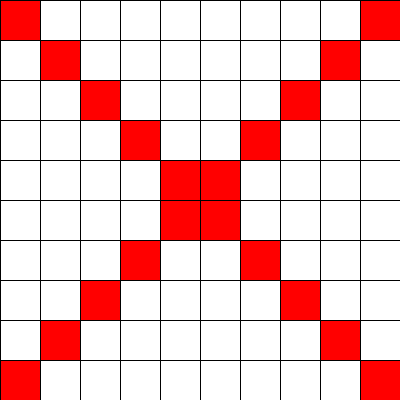
Frame 1 (no input)
Frame 60 (the mouse pressed at the canvas centre just before this capture): identical to frame 1, image omitted
Frame 120 (the mouse held since frame 60 and released just before this capture): identical to frame 1, image omitted

The Processing sketch that drew this single still picture (run headless with seeded random() and noise(); from frame 60 on, the mouse is pressed at the canvas centre):

// Processing sketch: grilla_simple_cruz
// ── grilla_simple_cruz.pde
int cant = 10;
int tamX, tamY;

void setup(){
  size(400, 400);
  tamX = width/cant;
  tamY = height/cant;
}

void draw(){
  for(int i=0; i<cant; i++){
    for(int j=0; j<cant; j++){
      if(i==j || i+j == cant-1)
        fill(255, 0, 0);
      else
        fill(255);
      rect(i*tamX, j*tamY, tamX, tamY);
    }
  }
}
